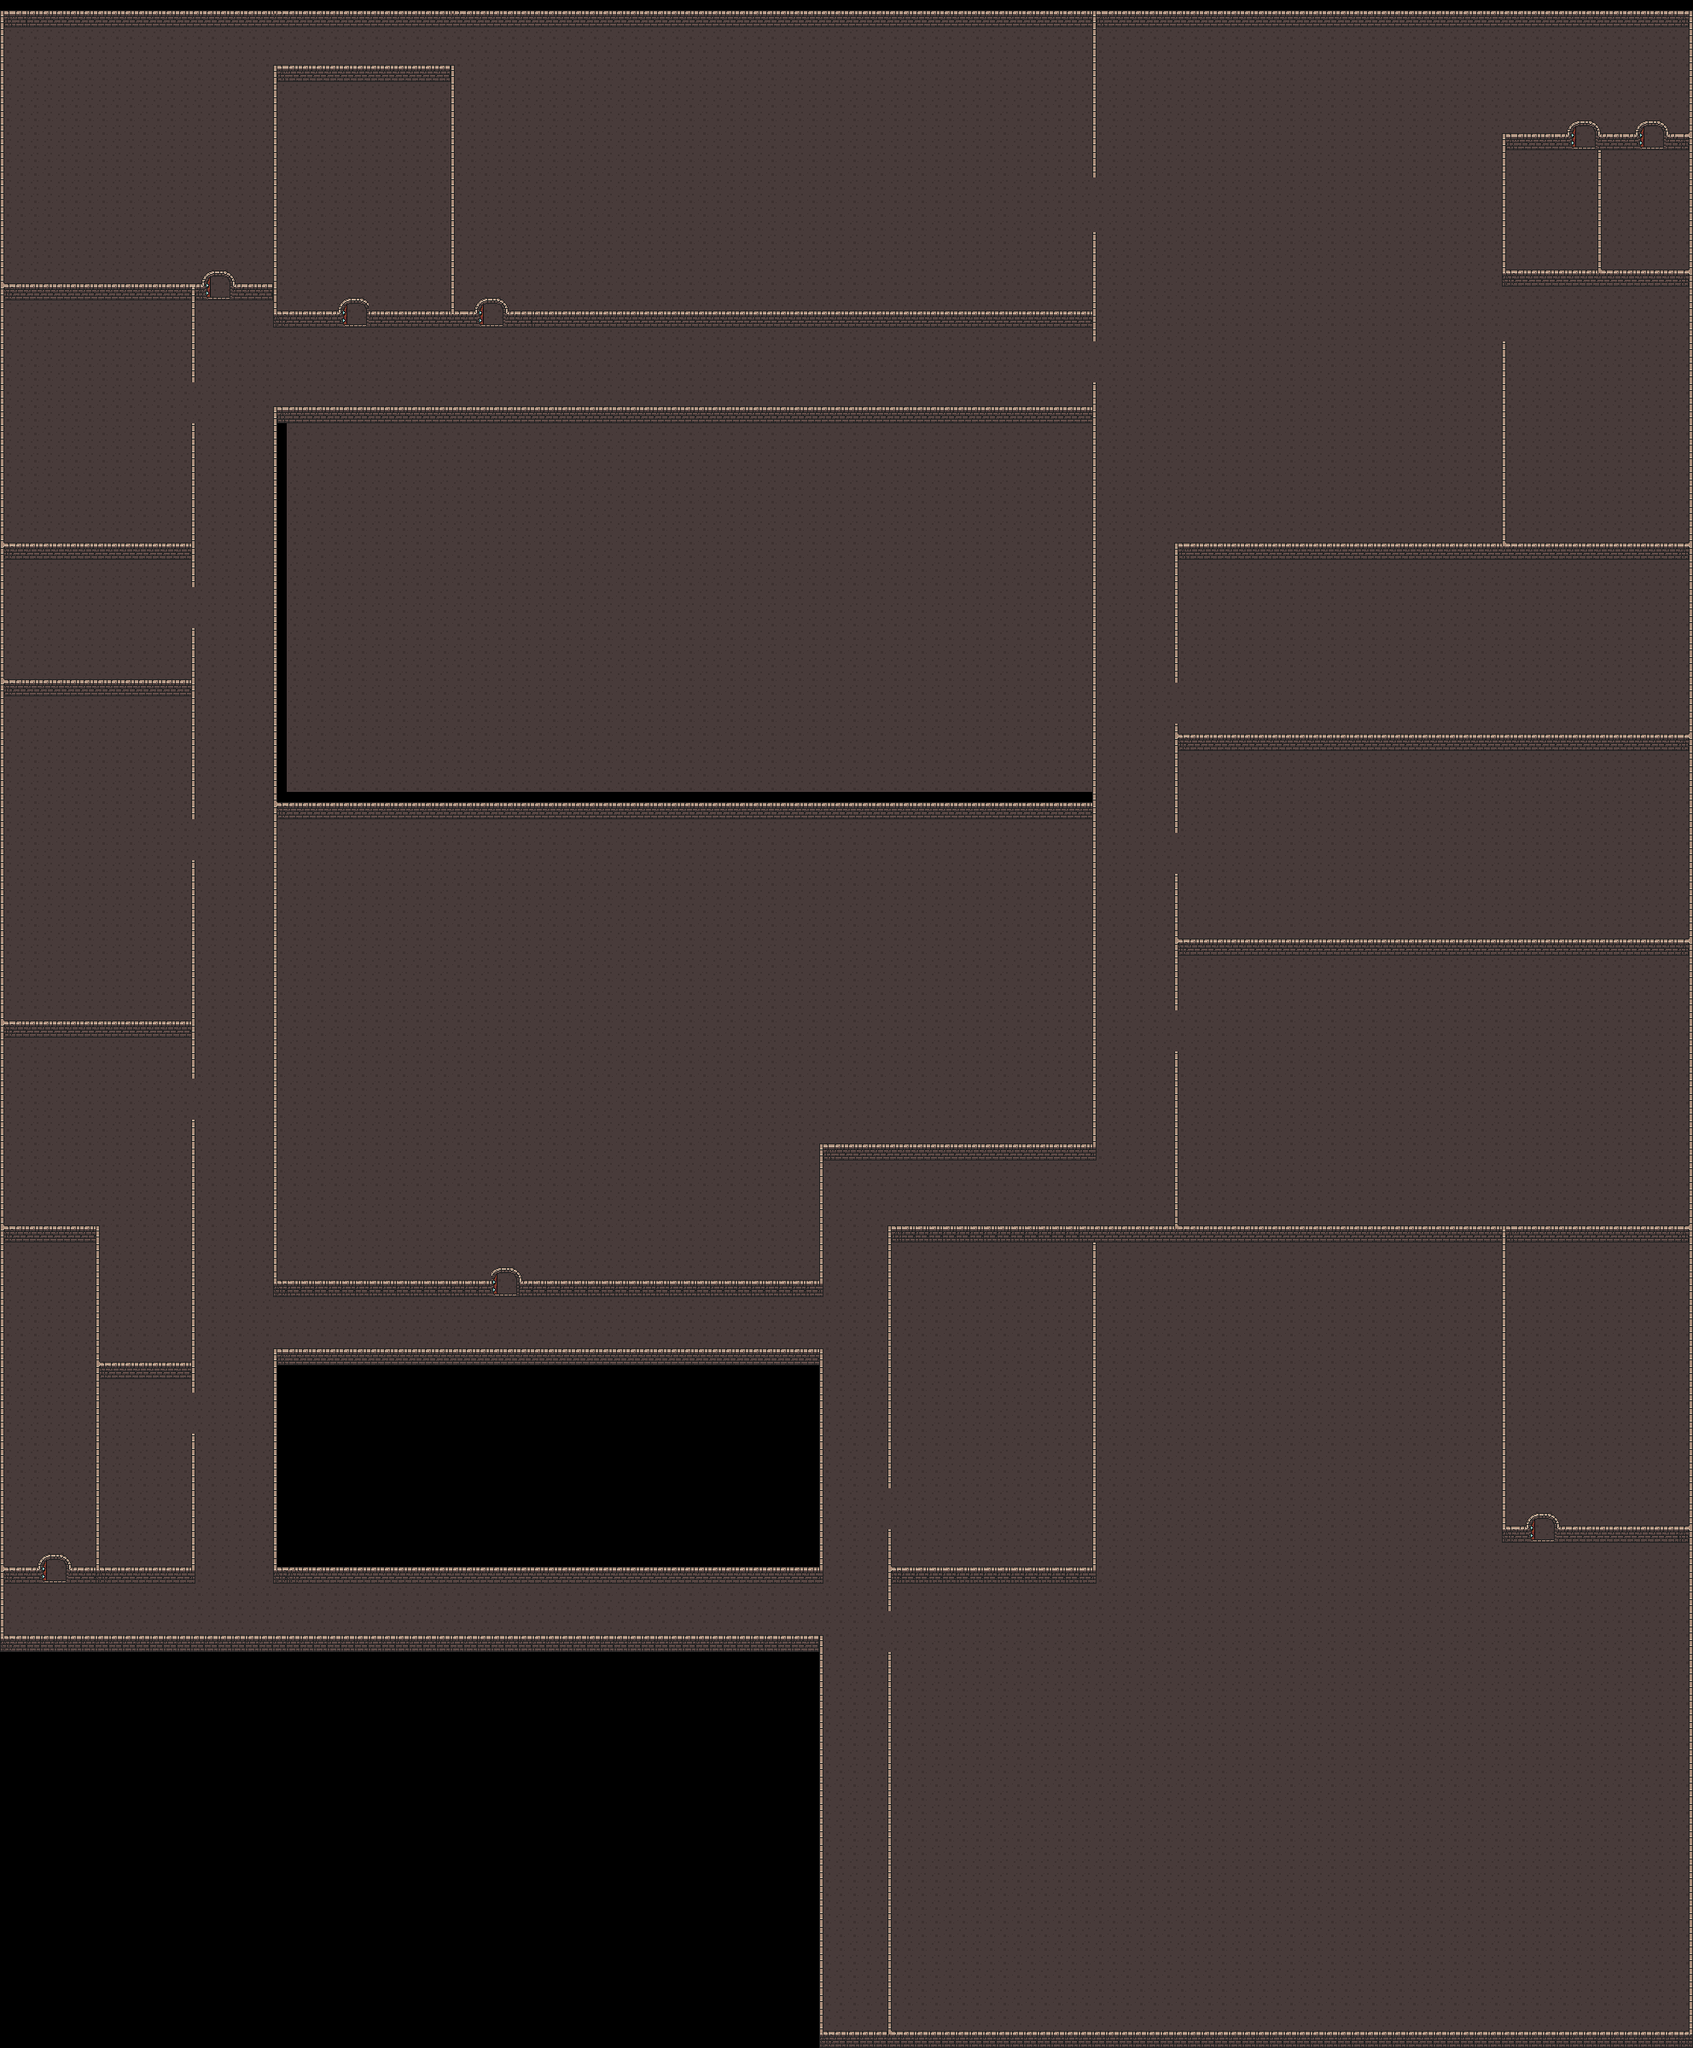

The image is a tile-based game level rendered from a .tmx file. Its description and source (layers, tilesets, objects; grid data summarised) follow:
An orthogonal 124x150 tile map with 16x16 px tiles, 2 tile layers (Ground, Walls) and 187 objects.

<map version="1.10" tiledversion="1.10.2" orientation="orthogonal" renderorder="right-down" width="124" height="150" tilewidth="16" tileheight="16" infinite="0" nextlayerid="7" nextobjectid="203">
 <editorsettings>
  <export target="untitled.json" format="json" />
 </editorsettings>
 <tileset firstgid="1" name="dungeon_tiles" tilewidth="16" tileheight="16" tilecount="160" columns="10">
  <image source="dungeon_tiles.png" width="160" height="256" />
  <tile id="0">
   <properties>
    <property name="collide" type="bool" value="false" />
   </properties>
  </tile>
  <tile id="1">
   <properties>
    <property name="collide" type="bool" value="false" />
   </properties>
  </tile>
  <tile id="2">
   <properties>
    <property name="collide" type="bool" value="false" />
   </properties>
  </tile>
  <tile id="3">
   <properties>
    <property name="collide" type="bool" value="false" />
   </properties>
  </tile>
  <tile id="4">
   <properties>
    <property name="collide" type="bool" value="false" />
   </properties>
  </tile>
  <tile id="5">
   <properties>
    <property name="collide" type="bool" value="false" />
   </properties>
  </tile>
  <tile id="6">
   <properties>
    <property name="collide" type="bool" value="false" />
   </properties>
  </tile>
  <tile id="7">
   <properties>
    <property name="collide" type="bool" value="false" />
   </properties>
  </tile>
  <tile id="8">
   <properties>
    <property name="collide" type="bool" value="false" />
   </properties>
  </tile>
  <tile id="10">
   <properties>
    <property name="collide" type="bool" value="false" />
   </properties>
  </tile>
  <tile id="11">
   <properties>
    <property name="collide" type="bool" value="true" />
   </properties>
  </tile>
  <tile id="12">
   <properties>
    <property name="collide" type="bool" value="true" />
   </properties>
  </tile>
  <tile id="13">
   <properties>
    <property name="collide" type="bool" value="true" />
   </properties>
  </tile>
  <tile id="14">
   <properties>
    <property name="collide" type="bool" value="false" />
   </properties>
  </tile>
  <tile id="15">
   <properties>
    <property name="collide" type="bool" value="false" />
   </properties>
  </tile>
  <tile id="16">
   <properties>
    <property name="collide" type="bool" value="false" />
   </properties>
  </tile>
  <tile id="17">
   <properties>
    <property name="collide" type="bool" value="false" />
   </properties>
  </tile>
  <tile id="18">
   <properties>
    <property name="collide" type="bool" value="false" />
   </properties>
  </tile>
  <tile id="20">
   <properties>
    <property name="collide" type="bool" value="false" />
   </properties>
  </tile>
  <tile id="21">
   <properties>
    <property name="collide" type="bool" value="false" />
   </properties>
  </tile>
  <tile id="22">
   <properties>
    <property name="collide" type="bool" value="false" />
   </properties>
  </tile>
  <tile id="23">
   <properties>
    <property name="collide" type="bool" value="false" />
   </properties>
  </tile>
  <tile id="24">
   <properties>
    <property name="collide" type="bool" value="false" />
   </properties>
  </tile>
  <tile id="25">
   <properties>
    <property name="collide" type="bool" value="false" />
   </properties>
  </tile>
  <tile id="26">
   <properties>
    <property name="collide" type="bool" value="false" />
   </properties>
  </tile>
  <tile id="27">
   <properties>
    <property name="collide" type="bool" value="false" />
   </properties>
  </tile>
  <tile id="28">
   <properties>
    <property name="collide" type="bool" value="false" />
   </properties>
  </tile>
  <tile id="30">
   <properties>
    <property name="collide" type="bool" value="false" />
   </properties>
  </tile>
  <tile id="31">
   <properties>
    <property name="collide" type="bool" value="false" />
   </properties>
  </tile>
  <tile id="32">
   <properties>
    <property name="collide" type="bool" value="false" />
   </properties>
  </tile>
  <tile id="33">
   <properties>
    <property name="collide" type="bool" value="false" />
   </properties>
  </tile>
  <tile id="34">
   <properties>
    <property name="collide" type="bool" value="false" />
   </properties>
  </tile>
  <tile id="35">
   <properties>
    <property name="collide" type="bool" value="false" />
   </properties>
  </tile>
  <tile id="36">
   <properties>
    <property name="collide" type="bool" value="false" />
   </properties>
  </tile>
  <tile id="37">
   <properties>
    <property name="collide" type="bool" value="false" />
   </properties>
  </tile>
  <tile id="38">
   <properties>
    <property name="collide" type="bool" value="false" />
   </properties>
  </tile>
  <tile id="40">
   <properties>
    <property name="collide" type="bool" value="false" />
   </properties>
  </tile>
  <tile id="41">
   <properties>
    <property name="collide" type="bool" value="false" />
   </properties>
  </tile>
  <tile id="42">
   <properties>
    <property name="collide" type="bool" value="false" />
   </properties>
  </tile>
  <tile id="43">
   <properties>
    <property name="collide" type="bool" value="false" />
   </properties>
  </tile>
  <tile id="44">
   <properties>
    <property name="collide" type="bool" value="false" />
   </properties>
  </tile>
  <tile id="45">
   <properties>
    <property name="collide" type="bool" value="false" />
   </properties>
  </tile>
  <tile id="46">
   <properties>
    <property name="collide" type="bool" value="false" />
   </properties>
  </tile>
  <tile id="47">
   <properties>
    <property name="collide" type="bool" value="false" />
   </properties>
  </tile>
  <tile id="48">
   <properties>
    <property name="collide" type="bool" value="false" />
   </properties>
  </tile>
  <tile id="50">
   <properties>
    <property name="collide" type="bool" value="false" />
   </properties>
  </tile>
  <tile id="51">
   <properties>
    <property name="collide" type="bool" value="false" />
   </properties>
  </tile>
  <tile id="52">
   <properties>
    <property name="collide" type="bool" value="false" />
   </properties>
  </tile>
  <tile id="53">
   <properties>
    <property name="collide" type="bool" value="false" />
   </properties>
  </tile>
  <tile id="54">
   <properties>
    <property name="collide" type="bool" value="false" />
   </properties>
  </tile>
  <tile id="55">
   <properties>
    <property name="collide" type="bool" value="false" />
   </properties>
  </tile>
  <tile id="56">
   <properties>
    <property name="collide" type="bool" value="false" />
   </properties>
  </tile>
  <tile id="57">
   <properties>
    <property name="collide" type="bool" value="false" />
   </properties>
  </tile>
  <tile id="58">
   <properties>
    <property name="collide" type="bool" value="false" />
   </properties>
  </tile>
  <tile id="60">
   <properties>
    <property name="collide" type="bool" value="false" />
   </properties>
  </tile>
  <tile id="61">
   <properties>
    <property name="collide" type="bool" value="false" />
   </properties>
  </tile>
  <tile id="62">
   <properties>
    <property name="collide" type="bool" value="false" />
   </properties>
  </tile>
  <tile id="63">
   <properties>
    <property name="collide" type="bool" value="false" />
   </properties>
  </tile>
  <tile id="64">
   <properties>
    <property name="collide" type="bool" value="false" />
   </properties>
  </tile>
  <tile id="65">
   <properties>
    <property name="collide" type="bool" value="false" />
   </properties>
  </tile>
  <tile id="66">
   <properties>
    <property name="collide" type="bool" value="false" />
   </properties>
  </tile>
  <tile id="67">
   <properties>
    <property name="collide" type="bool" value="false" />
   </properties>
  </tile>
  <tile id="68">
   <properties>
    <property name="collide" type="bool" value="false" />
   </properties>
  </tile>
  <tile id="70">
   <properties>
    <property name="collide" type="bool" value="false" />
   </properties>
  </tile>
  <tile id="71">
   <properties>
    <property name="collide" type="bool" value="false" />
   </properties>
  </tile>
  <tile id="72">
   <properties>
    <property name="collide" type="bool" value="false" />
   </properties>
  </tile>
  <tile id="73">
   <properties>
    <property name="collide" type="bool" value="false" />
   </properties>
  </tile>
  <tile id="74">
   <properties>
    <property name="collide" type="bool" value="false" />
   </properties>
  </tile>
  <tile id="75">
   <properties>
    <property name="collide" type="bool" value="false" />
   </properties>
  </tile>
  <tile id="76">
   <properties>
    <property name="collide" type="bool" value="false" />
   </properties>
  </tile>
  <tile id="77">
   <properties>
    <property name="collide" type="bool" value="false" />
   </properties>
  </tile>
  <tile id="78">
   <properties>
    <property name="collide" type="bool" value="false" />
   </properties>
  </tile>
  <tile id="80">
   <properties>
    <property name="collide" type="bool" value="true" />
   </properties>
  </tile>
  <tile id="81">
   <properties>
    <property name="collide" type="bool" value="true" />
   </properties>
  </tile>
  <tile id="82">
   <properties>
    <property name="collide" type="bool" value="true" />
   </properties>
  </tile>
  <tile id="83">
   <properties>
    <property name="collide" type="bool" value="true" />
   </properties>
  </tile>
  <tile id="84">
   <properties>
    <property name="collide" type="bool" value="true" />
   </properties>
  </tile>
  <tile id="85">
   <properties>
    <property name="collide" type="bool" value="true" />
   </properties>
  </tile>
  <tile id="86">
   <properties>
    <property name="collide" type="bool" value="false" />
   </properties>
  </tile>
  <tile id="87">
   <properties>
    <property name="collide" type="bool" value="false" />
   </properties>
  </tile>
  <tile id="88">
   <properties>
    <property name="collide" type="bool" value="false" />
   </properties>
  </tile>
  <tile id="90">
   <properties>
    <property name="collide" type="bool" value="true" />
   </properties>
  </tile>
  <tile id="91">
   <properties>
    <property name="collide" type="bool" value="true" />
   </properties>
  </tile>
  <tile id="92">
   <properties>
    <property name="collide" type="bool" value="true" />
   </properties>
  </tile>
  <tile id="93">
   <properties>
    <property name="collide" type="bool" value="true" />
   </properties>
  </tile>
  <tile id="94">
   <properties>
    <property name="collide" type="bool" value="true" />
   </properties>
  </tile>
  <tile id="95">
   <properties>
    <property name="collide" type="bool" value="true" />
   </properties>
  </tile>
  <tile id="96">
   <properties>
    <property name="collide" type="bool" value="false" />
   </properties>
  </tile>
  <tile id="97">
   <properties>
    <property name="collide" type="bool" value="false" />
   </properties>
  </tile>
  <tile id="98">
   <properties>
    <property name="collide" type="bool" value="false" />
   </properties>
  </tile>
  <tile id="100">
   <properties>
    <property name="collide" type="bool" value="false" />
   </properties>
  </tile>
  <tile id="101">
   <properties>
    <property name="collide" type="bool" value="false" />
   </properties>
  </tile>
  <tile id="102">
   <properties>
    <property name="collide" type="bool" value="true" />
   </properties>
  </tile>
  <tile id="103">
   <properties>
    <property name="collide" type="bool" value="true" />
   </properties>
  </tile>
  <tile id="104">
   <properties>
    <property name="collide" type="bool" value="false" />
   </properties>
  </tile>
  <tile id="105">
   <properties>
    <property name="collide" type="bool" value="false" />
   </properties>
  </tile>
  <tile id="106">
   <properties>
    <property name="collide" type="bool" value="false" />
   </properties>
  </tile>
  <tile id="107">
   <properties>
    <property name="collide" type="bool" value="false" />
   </properties>
  </tile>
  <tile id="108">
   <properties>
    <property name="collide" type="bool" value="false" />
   </properties>
  </tile>
  <tile id="110">
   <properties>
    <property name="collide" type="bool" value="false" />
   </properties>
  </tile>
  <tile id="111">
   <properties>
    <property name="collide" type="bool" value="false" />
   </properties>
  </tile>
  <tile id="112">
   <properties>
    <property name="collide" type="bool" value="false" />
   </properties>
  </tile>
  <tile id="113">
   <properties>
    <property name="collide" type="bool" value="false" />
   </properties>
  </tile>
  <tile id="114">
   <properties>
    <property name="collide" type="bool" value="false" />
   </properties>
  </tile>
  <tile id="115">
   <properties>
    <property name="collide" type="bool" value="false" />
   </properties>
  </tile>
  <tile id="116">
   <properties>
    <property name="collide" type="bool" value="false" />
   </properties>
  </tile>
  <tile id="117">
   <properties>
    <property name="collide" type="bool" value="false" />
   </properties>
  </tile>
  <tile id="118">
   <properties>
    <property name="collide" type="bool" value="false" />
   </properties>
  </tile>
  <tile id="120">
   <properties>
    <property name="collide" type="bool" value="false" />
   </properties>
  </tile>
  <tile id="121">
   <properties>
    <property name="collide" type="bool" value="false" />
   </properties>
  </tile>
  <tile id="122">
   <properties>
    <property name="collide" type="bool" value="false" />
   </properties>
  </tile>
  <tile id="123">
   <properties>
    <property name="collide" type="bool" value="false" />
   </properties>
  </tile>
  <tile id="124">
   <properties>
    <property name="collide" type="bool" value="false" />
   </properties>
  </tile>
  <tile id="125">
   <properties>
    <property name="collide" type="bool" value="false" />
   </properties>
  </tile>
  <tile id="126">
   <properties>
    <property name="collide" type="bool" value="false" />
   </properties>
  </tile>
  <tile id="127">
   <properties>
    <property name="collide" type="bool" value="false" />
   </properties>
  </tile>
  <tile id="128">
   <properties>
    <property name="collide" type="bool" value="false" />
   </properties>
  </tile>
  <tile id="130">
   <properties>
    <property name="collide" type="bool" value="false" />
   </properties>
  </tile>
  <tile id="131">
   <properties>
    <property name="collide" type="bool" value="false" />
   </properties>
  </tile>
  <tile id="132">
   <properties>
    <property name="collide" type="bool" value="false" />
   </properties>
  </tile>
  <tile id="133">
   <properties>
    <property name="collide" type="bool" value="false" />
   </properties>
  </tile>
  <tile id="134">
   <properties>
    <property name="collide" type="bool" value="false" />
   </properties>
  </tile>
  <tile id="135">
   <properties>
    <property name="collide" type="bool" value="false" />
   </properties>
  </tile>
  <tile id="136">
   <properties>
    <property name="collide" type="bool" value="false" />
   </properties>
  </tile>
  <tile id="137">
   <properties>
    <property name="collide" type="bool" value="false" />
   </properties>
  </tile>
  <tile id="138">
   <properties>
    <property name="collide" type="bool" value="false" />
   </properties>
  </tile>
  <tile id="140">
   <properties>
    <property name="collide" type="bool" value="false" />
   </properties>
  </tile>
  <tile id="141">
   <properties>
    <property name="collide" type="bool" value="false" />
   </properties>
  </tile>
  <tile id="142">
   <properties>
    <property name="collide" type="bool" value="false" />
   </properties>
  </tile>
  <tile id="143">
   <properties>
    <property name="collide" type="bool" value="false" />
   </properties>
  </tile>
  <tile id="144">
   <properties>
    <property name="collide" type="bool" value="false" />
   </properties>
  </tile>
  <tile id="145">
   <properties>
    <property name="collide" type="bool" value="false" />
   </properties>
  </tile>
  <tile id="146">
   <properties>
    <property name="collide" type="bool" value="false" />
   </properties>
  </tile>
  <tile id="147">
   <properties>
    <property name="collide" type="bool" value="false" />
   </properties>
  </tile>
  <tile id="148">
   <properties>
    <property name="collide" type="bool" value="false" />
   </properties>
  </tile>
 </tileset>
 <layer id="2" name="Ground" width="124" height="150">
  <data>[18600 cells, 14395 non-empty, 1 distinct tile ids]</data>
 </layer>
 <layer id="1" name="Walls" width="124" height="150">
  <data>[18600 cells, 4150 non-empty, 31 distinct tile ids]</data>
 </layer>
 <objectgroup id="3" name="Enemies">
  <object id="1" gid="79" x="854" y="204" width="16" height="16" />
  <object id="2" gid="79" x="952" y="240" width="16" height="16" />
  <object id="3" gid="79" x="878" y="294" width="16" height="16" />
  <object id="4" gid="79" x="766" y="272" width="16" height="16" />
  <object id="5" gid="79" x="720" y="204" width="16" height="16" />
  <object id="6" gid="79" x="884" y="156" width="16" height="16" />
  <object id="7" gid="79" x="1090" y="170" width="16" height="16" />
  <object id="8" gid="79" x="1114" y="292" width="16" height="16" />
  <object id="9" gid="79" x="202" y="198" width="16" height="16" />
  <object id="10" gid="79" x="416" y="250" width="16" height="16" />
  <object id="11" gid="79" x="416" y="192" width="16" height="16" />
  <object id="12" gid="79" x="476" y="160" width="16" height="16" />
  <object id="13" gid="79" x="458" y="352" width="16" height="16" />
  <object id="14" gid="79" x="1484" y="344" width="16" height="16" />
  <object id="15" gid="79" x="1424" y="162" width="16" height="16" />
  <object id="16" gid="79" x="1326" y="278" width="16" height="16" />
  <object id="17" gid="79" x="1216" y="116" width="16" height="16" />
  <object id="18" gid="79" x="1172" y="442" width="16" height="16" />
  <object id="19" gid="79" x="922" y="442" width="16" height="16" />
  <object id="20" gid="79" x="640" y="452" width="16" height="16" />
  <object id="21" gid="79" x="708" y="416" width="16" height="16" />
  <object id="22" gid="79" x="566" y="1022" width="16" height="16" />
  <object id="23" gid="79" x="436" y="1192" width="16" height="16" />
  <object id="24" gid="79" x="474" y="1258" width="16" height="16" />
  <object id="25" gid="79" x="1056" y="1236" width="16" height="16" />
  <object id="26" gid="79" x="886" y="1158" width="16" height="16" />
  <object id="27" gid="79" x="820" y="1362" width="16" height="16" />
  <object id="28" gid="79" x="768" y="1426" width="16" height="16" />
  <object id="29" gid="79" x="664" y="1224" width="16" height="16" />
  <object id="30" gid="79" x="620" y="1156" width="16" height="16" />
  <object id="31" gid="79" x="478" y="1086" width="16" height="16" />
  <object id="32" gid="79" x="422" y="1392" width="16" height="16" />
  <object id="33" gid="79" x="686" y="1458" width="16" height="16" />
  <object id="34" gid="79" x="1170" y="1248" width="16" height="16" />
  <object id="35" gid="79" x="1168" y="1068" width="16" height="16" />
  <object id="36" gid="79" x="900" y="1266" width="16" height="16" />
  <object id="37" gid="79" x="802" y="1060" width="16" height="16" />
  <object id="38" gid="79" x="948" y="1048" width="16" height="16" />
  <object id="39" gid="79" x="126" y="906" width="16" height="16" />
  <object id="40" gid="79" x="108" y="752" width="16" height="16" />
  <object id="41" gid="79" x="156" y="520" width="16" height="16" />
  </objectgroup>
 <objectgroup id="5" name="Enemies1" visible="0">
  <!-- 1 objects omitted --></objectgroup>
 <objectgroup id="4" name="Chests">
  <!-- 51 objects omitted --></objectgroup>
 <objectgroup id="6" name="Chests1" visible="0">
  <!-- 1 objects omitted --></objectgroup>
</map>
<!-- 146 of 187 objects omitted -->
